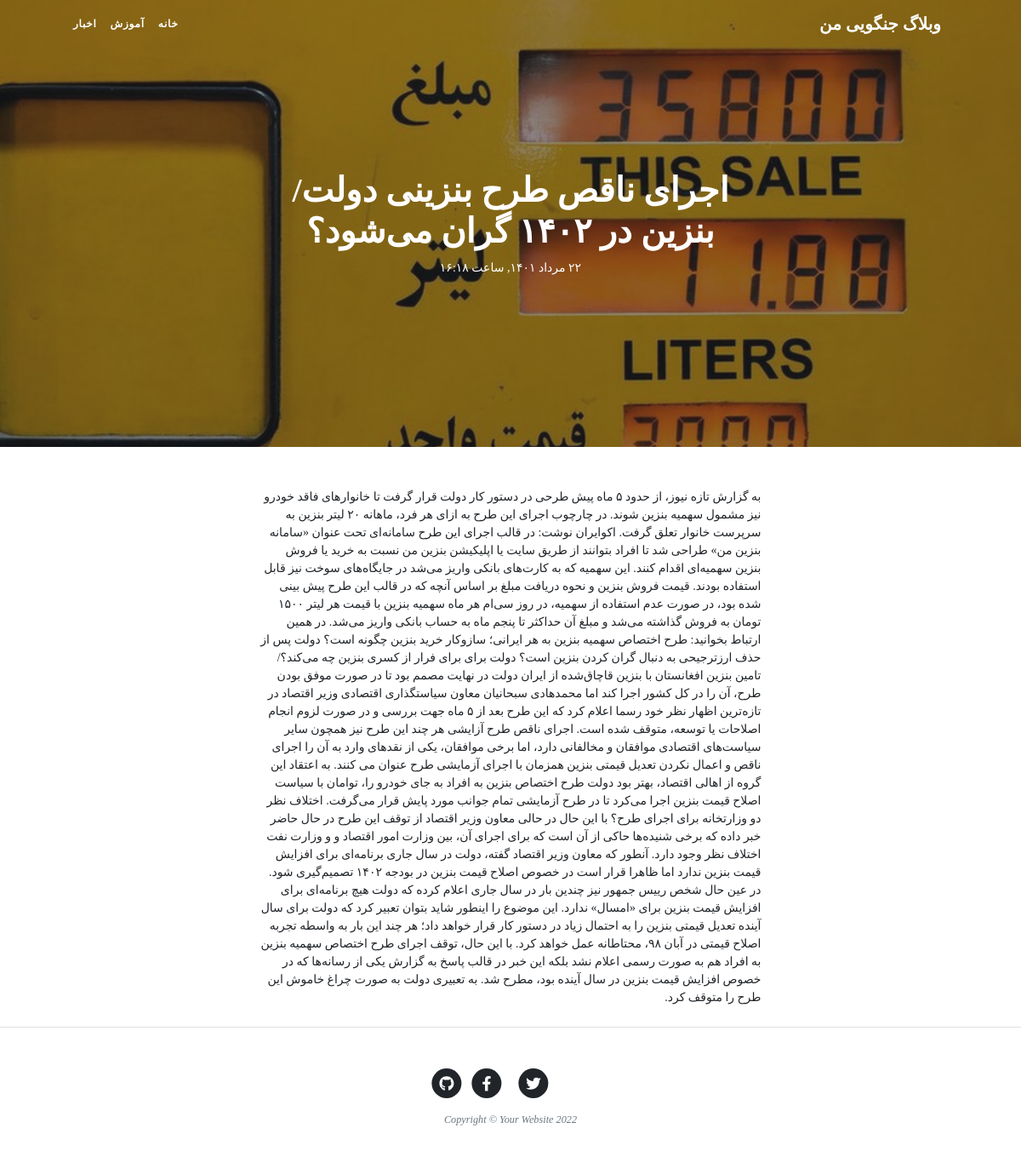
/article/gr-nks-trh-bnzn-dolt-bnzn-dr-rn-mshod, run on the app's committed database.
### blog/models.py (models this page shows, shortened)
class SingletonBaseModel(models.Model):
    class Meta:
        verbose_name = "تنظیم"
        verbose_name_plural = "تنظیمات"
        abstract = True

class SiteSetting(SingletonBaseModel):
    site_header = models.CharField(max_length=50, verbose_name="هدر سایت", default="هدر سایت")
    site_name = models.CharField(max_length=100, verbose_name="نام سایت", default="نام سایت")
    site_description =  models.CharField(max_length=200, verbose_name="توضیحات سایت", default="توضیحات سایت")
    image = models.ImageField(upload_to="images", verbose_name="تصویر تیتر سایت")

class Catagory(models.Model):
    parent = models.ForeignKey('self', default=None , null=True, blank=True, on_delete=models.SET_NULL, related_name='children', verbose_name="زیر دسته")
    title = models.CharField(max_length=200, verbose_name="عنوان دسته بندی")
    slug = models.SlugField(max_length=100, unique=True, verbose_name="آدرس دسته بندی")
    status = models.BooleanField(default=True, verbose_name="آیا نمایش داده شود؟")
    position = models.IntegerField(verbose_name="پوزیشن")
    class Meta:
        verbose_name = "دسته بندی"
        verbose_name_plural = "دسته بندی ها"
        ordering = ['parent__id', 'position']
    objects = CatagoryManager()

class Article(models.Model):
    STATUS_CHOICES = (
        ('d', 'پیش‌نویس'),           # draft
        ('p', 'منتشر شده'),         # publish
        ('i', 'در حال بررسی'),      # investigaion
        ('b', 'برگشت داده شده'),    # back
    )
    author = models.ForeignKey(User, null=True, on_delete=models.SET_NULL, related_name="articles", verbose_name="نویسنده")
    title = models.CharField(max_length=200, verbose_name="عنوان مقاله")
    slug = models.SlugField(max_length=100, unique=True, verbose_name="آدرس مقاله")
    catagory = models.ManyToManyField(Catagory, verbose_name="دسته بندی", related_name="articles")
    description = models.TextField(verbose_name="محتوا")
    thumbnail = models.ImageField(upload_to="images", verbose_name="تصویر مقاله")
    publish = models.DateTimeField(default=timezone.now, verbose_name="زمان انتشار")
    created = models.DateTimeField(auto_now_add=True)
    updated = models.DateTimeField(auto_now=True)
    is_special = models.BooleanField(default=False, verbose_name="مقاله ویژه")
    status = models.CharField(max_length=1, choices=STATUS_CHOICES, verbose_name="وضعیت")
    class Meta:
        verbose_name = "مقاله"
        verbose_name_plural = "مقالات"
        ordering = ['-publish']
    def jpublish(self):
        return jalali_converter(self.publish)
    jpublish.short_description = "زمان انتشار"
    objects = ArticleManager()
    def thumbnail_tag(self):
        return format_html(f"<img width=100 height=60 style='border-radius: 5px;' src='{self.thumbnail.url}'>")
    thumbnail_tag.short_description = "عکس"
    def catagoy_to_list(self):
        catagoties = []
        for catagory in self.catagory.active():
            catagoties.append(catagory.title)
        if len(catagoties) == 0:
            return "بدون دسته بندی"
        else:
            return "، ".join(catagoties)
    catagoy_to_list.short_description = "دسته بندی"

### blog/views.py (the view)
# urls.py: path('article/<slug:slug>' , ArticleDetail.as_view(), name= "detail"),
class ArticleDetail(DetailView):
    def get_object(self):
        slug = self.kwargs.get("slug")
        return get_object_or_404(Article.objects.published(), slug=slug)

### blog/models.py (called while the page is built)
    def published(self):
        return self.filter(status='p')

    def active(self):
        return self.filter(status=True)

### blog/templatetags/base_tags.py (called while the page is built)
@register.simple_tag
def site_name():
    return SiteSetting.objects.get(pk=1).site_name

@register.simple_tag
def site_header():
    return SiteSetting.objects.get(pk=1).site_header

@register.inclusion_tag("blog/partials/catagory_navbar.html")
def catagory_navbar():
    return {
        "catagories": Catagory.objects.filter(status=True)
    }

### extentions/jalali.py (called while the page is built)
    def persian_tuple(self):
        return self.persian_year, self.persian_month, self.persian_day

### extentions/utils.py (called while the page is built)
def persian_number_conventor(input_str):
    numbers = {
        "0": "۰",
        "1": "١",
        "2": "۲",
        "3": "۳",
        "4": "۴",
        "5": "۵",
        "6": "۶",
        "7": "۷",
        "8": "۸",
        "9": "۹",
    }
    for english_number, persian_number in numbers.items():
        input_str = input_str.replace(english_number, persian_number)
    return input_str

def jalali_converter(time):
    jmonths = ["فروردين", "ارديبهشت", "خرداد", "تير", "مرداد", "شهريور", "مهر", "آبان", "آذر", "دي", "بهمن", "اسفند"]
    time = timezone.localtime(time)
    time_to_str = "{},{},{}".format(time.year, time.month, time.day)
    time_to_tuple = jalali.Gregorian(time_to_str).persian_tuple()
    month_persian = jmonths[time_to_tuple[1]-1]
    output = "{} {} {}, ساعت {}:{}".format(
        time_to_tuple[2],
        month_persian,
        time_to_tuple[0],
        time.hour,
        time.minute
    )
    return persian_number_conventor(output)

### templates/blog/article_detail.html (shortened to what this page needs)
{% extends 'blog/base.html' %}
{% block main %}
<header class="masthead">
    <div class="container position-relative px-4 px-lg-5">
        <div class="row gx-4 gx-lg-5 justify-content-center">
            <div class="col-md-10 col-lg-8 col-xl-7">
                <div class="site-heading">
                    <h1>{{object.title}}
                    </h1>
                    <time>{{object.jpublish}}</time>
                </div>
            </div>
        </div>
    </div>
</header>
<article class="mb-4">
    <div class="container px-4 px-lg-5">
        <div class="row gx-4 gx-lg-5 justify-content-center">
            <div class="col-md-10 col-lg-8 col-xl-7">
                {% if object.is_special %}
                    {% if user.is_authenticated and user.is_special or user == object.author or user.is_superuser %}
                        {{object.description | safe}}
                    {% else %}
                        {{ article.description|striptags|truncatechars:100 }}
                        <p class="alert alert-warning">این مقاله، ویژه است و برای مشاهده ی آن باید <a class="alert-link" href="#">اشتراک ویژه</a> تهیه بکنید.</p>
                    {% endif%}
                {% else %}
                    {{object.description | safe}}
                {% endif%}
            </div>
        </div>
    </div>
</article>
{% endblock %}

### templates/blog/base.html (shortened to what this page needs)
{% load static %}
{% load base_tags %}
<!DOCTYPE html>
<html lang="en">
    <head>
        <link href="{% static 'blog/css/styles.css' %}" rel="stylesheet" />
        <link href="{% static 'blog/css/rtl.css' %}" rel="stylesheet" />
    </head>
    <body>
        <nav class="navbar navbar-expand-lg navbar-light" id="mainNav">
            <div class="container px-4 px-lg-5">
                <a class="navbar-brand" href="{% url 'blog:home' %}">{% site_name %}</a>
                {% catagory_navbar %}
            </div>
        </nav>
        {% block main %}
        {% endblock %}
        <footer class="border-top">
            <div class="container px-4 px-lg-5">
                <div class="row gx-4 gx-lg-5 justify-content-center">
                    <div class="col-md-10 col-lg-8 col-xl-7">
                        <ul class="list-inline text-center">
                            <li class="list-inline-item">
                                <a href="#!">
                                    <span class="fa-stack fa-lg">
                                        <i class="fas fa-circle fa-stack-2x"></i>
                                        <i class="fab fa-twitter fa-stack-1x fa-inverse"></i>
                                    </span>
                                </a>
                            </li>
                            <li class="list-inline-item">
                                <a href="#!">
                                    <span class="fa-stack fa-lg">
                                        <i class="fas fa-circle fa-stack-2x"></i>
                                        <i class="fab fa-facebook-f fa-stack-1x fa-inverse"></i>
                                    </span>
                                </a>
                            </li>
                            <li class="list-inline-item">
                                <a href="#!">
                                    <span class="fa-stack fa-lg">
                                        <i class="fas fa-circle fa-stack-2x"></i>
                                        <i class="fab fa-github fa-stack-1x fa-inverse"></i>
                                    </span>
                                </a>
                            </li>
                        </ul>
                        <div class="small text-center text-muted fst-italic">Copyright &copy; Your Website 2022</div>
                    </div>
                </div>
            </div>
        </footer>
    </body>
</html>

### templates/blog/partials/catagory_navbar.html
<div class="collapse navbar-collapse" id="navbarResponsive">
    <ul class="navbar-nav">
        <li class="nav-item">
            <a class="nav-link" href="{% url 'blog:home' %}">خانه</a>
            {% for catagory in catagories %}
                {% if catagory.parent == None %}
                    {% if catagory.children.active %}
                        {% include 'blog/partials/catagory_loop.html'%}
                    {% else %}
                    <li class="nav-item">
                        <a class="nav-link" href="{% url 'blog:catagory' catagory.slug %}">{{catagory.title}}</a>
                    </li>
                    {% endif %}
                {% endif %}
            {% endfor %}
        </li>
    </ul>
</div>

### static/blog/css/rtl.css (style rules this page uses)
body { direction: rtl; text-align: right; font-family: "Sahel"; font-size: 14px; }
h1,h2,h3,h4,h5,h6,a { font-family: Sahel; }
.navbar-nav { margin-left: initial !important; margin-right: auto; }
header.masthead .site-heading h1 { font-size: 40px; }
header.masthead .site-heading h1 { font-size: 40px !important; font-family: "Sahel" ; }

### data on the page
SiteSetting: site_name "وبلاگ جنگویی من"
Catagory: title "آموزش"
Catagory: title "اخبار"
Article: title "اجرای ناقص طرح بنزینی دولت/ بنزین در ۱۴۰۲ گران می‌شود؟", jpublish "۲۲ مرداد ١۴۰١, ساعت ١۶:١۸", description "به گزارش تازه نیوز، از حدود ۵ ماه پیش طرحی در دستور کار دولت قرار گرفت تا خانوارهای فاقد خودرو نیز مشمول سهمیه بنزین شوند. در چارچوب اجرای این طرح به ازای هر فرد، ماهانه ۲۰ لیتر بنزین به سرپرست خانوار تعلق گرفت. اکوایران نوشت: در قالب اجرای این طرح سامانه‌ای تحت عنوان «سامانه بنزین من» طراحی شد تا افراد بتوانند از طریق سایت یا اپلیکیشن بنزین من نسبت به خرید یا فروش بنزین سهمیه‌ای اقدام کنند. این سهمیه که به کارت‌های بانکی واریز می‌شد در جایگاه‌های سوخت نیز قابل استفاده بودند. قیمت فروش بنزین و نحوه دریافت مبلغ بر اساس آنچه که در قالب این طرح پیش بینی شده بود، در صورت عدم استفاده از سهمیه، در روز سی‌ام هر ماه سهمیه بنزین با قیمت هر لیتر ۱۵۰۰ تومان به فروش گذاشته می‌شد و مبلغ آن حداکثر تا…"
